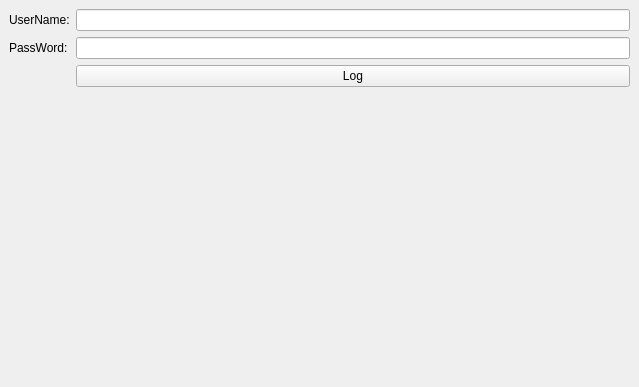
<?xml version="1.0" encoding="UTF-8"?>
<ui version="4.0">
 <class>LoginWindow</class>
 <widget class="QMainWindow" name="LoginWindow">
  <property name="geometry">
   <rect>
    <x>0</x>
    <y>0</y>
    <width>639</width>
    <height>387</height>
   </rect>
  </property>
  <property name="windowTitle">
   <string>LoginWindow</string>
  </property>
  <widget class="QWidget" name="centralwidget">
   <layout class="QFormLayout" name="formLayout">
    <item row="0" column="1">
     <widget class="QLineEdit" name="UsernameLineEdit"/>
    </item>
    <item row="0" column="0">
     <widget class="QLabel" name="UsernameLabel">
      <property name="text">
       <string>UserName:</string>
      </property>
     </widget>
    </item>
    <item row="1" column="0">
     <widget class="QLabel" name="PasswordLabel">
      <property name="text">
       <string>PassWord:</string>
      </property>
     </widget>
    </item>
    <item row="1" column="1">
     <widget class="QLineEdit" name="PasswordLineEdit"/>
    </item>
    <item row="2" column="1">
     <widget class="QPushButton" name="pushButton">
      <property name="text">
       <string>Log</string>
      </property>
     </widget>
    </item>
   </layout>
  </widget>
 </widget>
 <resources/>
 <connections/>
</ui>
